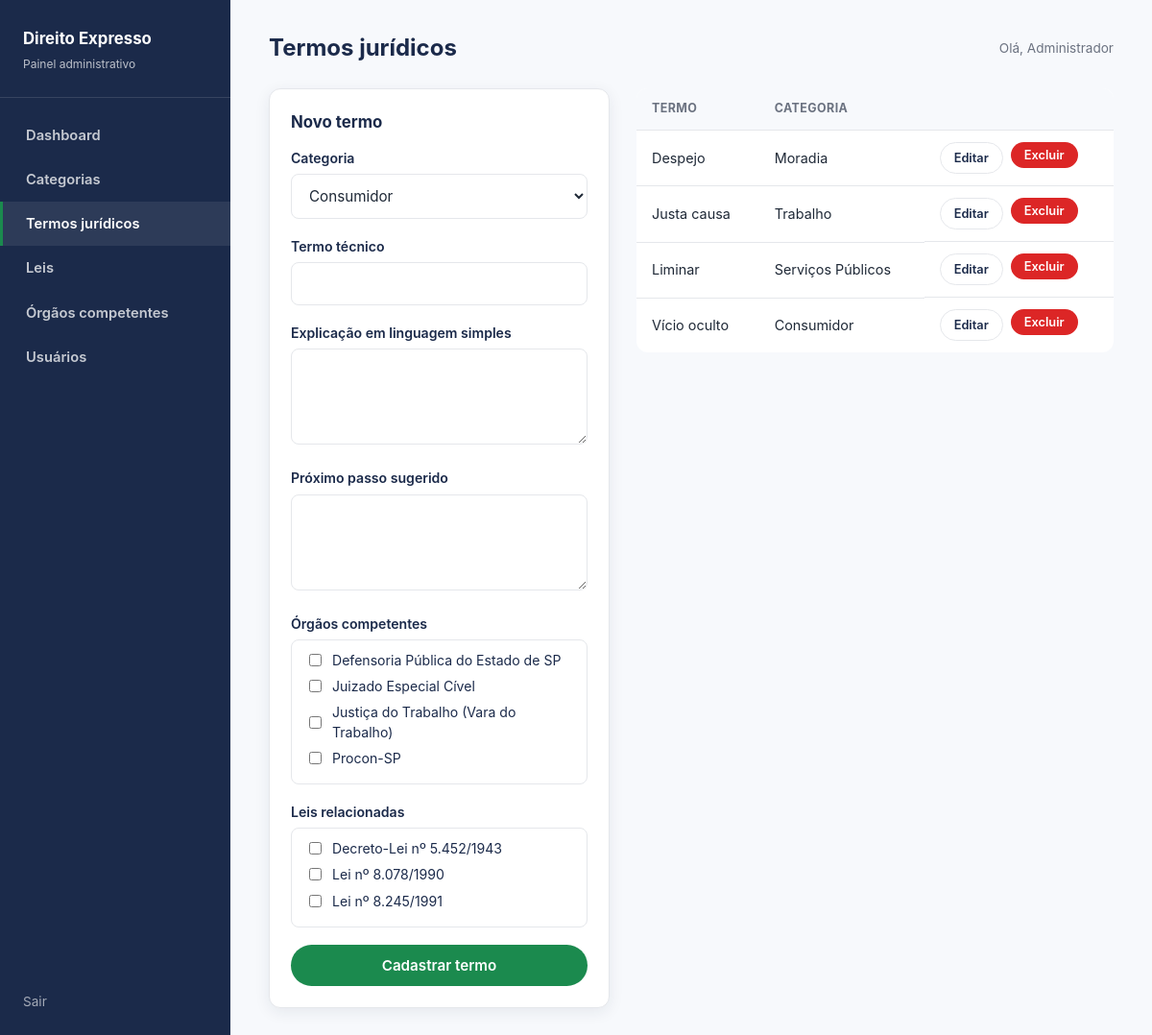
/admin.php?page=termos (signed in), run on the app's committed database.
### tables this page shows
CREATE TABLE OrgaoCompetente (
  idOrgao     INT UNSIGNED AUTO_INCREMENT PRIMARY KEY,
  nome        VARCHAR(150) NOT NULL,
  tipoOrgao   VARCHAR(80)  NULL,
  endereco    VARCHAR(255) NULL,
  telefone    VARCHAR(30)  NULL,
  site        VARCHAR(255) NULL
);

CREATE TABLE Lei (
  idLei           INT UNSIGNED AUTO_INCREMENT PRIMARY KEY,
  idCategoria     INT UNSIGNED NOT NULL,
  numeroLei       VARCHAR(50)  NOT NULL,
  tipoNorma       VARCHAR(50)  NOT NULL COMMENT 'Ex: Lei Federal, Decreto, Constituição',
  ementa          TEXT         NOT NULL,
  dataPublicacao  DATE         NULL,
  CONSTRAINT fk_lei_categoria
    FOREIGN KEY (idCategoria) REFERENCES Categoria(idCategoria)
    ON UPDATE CASCADE ON DELETE RESTRICT
);

CREATE TABLE TermoJuridico (
  idTermo               INT UNSIGNED AUTO_INCREMENT PRIMARY KEY,
  idCategoria           INT UNSIGNED NOT NULL,
  termoTecnico          VARCHAR(150) NOT NULL,
  explicacaoColoquial   TEXT         NOT NULL,
  proxPassoSugerido     TEXT         NULL,
  dataCadastro          DATETIME     NOT NULL DEFAULT CURRENT_TIMESTAMP,
  CONSTRAINT fk_termo_categoria
    FOREIGN KEY (idCategoria) REFERENCES Categoria(idCategoria)
    ON UPDATE CASCADE ON DELETE RESTRICT,
  UNIQUE KEY uq_termo_tecnico (termoTecnico)
);

CREATE TABLE Categoria (
  idCategoria INT UNSIGNED AUTO_INCREMENT PRIMARY KEY,
  nome        VARCHAR(100) NOT NULL,
  descricao   TEXT NULL
);

### app/Core/helpers.php (called while the page is built, shortened)
<?php
function renderView(string $view, array $dados = []): void
{
    extract($dados);
    $caminho = dirname(__DIR__) . '/Views/' . $view . '.php';
    require $caminho;
}
function e(?string $valor): string
{
    return htmlspecialchars($valor ?? '', ENT_QUOTES, 'UTF-8');
}

### app/Controllers/AdminController.php (called while the page is built, shortened)
<?php
class AdminController
{
    public static function termos(): void
    {
        $termoEmEdicao = null;
        $orgaosVinculados = [];
        $leisVinculadas = [];
        renderView('admin/termos', [
            'usuarioLogado' => $_SESSION['admin_nome'] ?? '',
            'termos' => TermoJuridico::all(),
            'categorias' => Categoria::all(),
            'orgaosTodos' => OrgaoCompetente::all(),
            'leisTodas' => Lei::all(),
            'termoEmEdicao' => $termoEmEdicao,
            'orgaosVinculados' => $orgaosVinculados,
            'leisVinculadas' => $leisVinculadas,
            'mensagem' => consumirMensagem(),
        ]);
    }
}

### app/Models/Categoria.php (called while the page is built, shortened)
<?php
class Categoria
{
    public static function all(): array
    {
        return Database::getConnection()
            ->query('SELECT * FROM Categoria ORDER BY nome')
            ->fetchAll();
    }
}

### app/Models/OrgaoCompetente.php (called while the page is built, shortened)
<?php
class OrgaoCompetente
{
    public static function all(): array
    {
        return Database::getConnection()
            ->query('SELECT * FROM OrgaoCompetente ORDER BY nome')
            ->fetchAll();
    }
}

### app/Models/Lei.php (called while the page is built, shortened)
<?php
class Lei
{
    public static function all(): array
    {
        $sql = 'SELECT l.*, c.nome AS categoriaNome
                FROM Lei l
                JOIN Categoria c ON c.idCategoria = l.idCategoria
                ORDER BY l.numeroLei';
        return Database::getConnection()->query($sql)->fetchAll();
    }
}

### app/Models/TermoJuridico.php (called while the page is built, shortened)
<?php
class TermoJuridico
{
    public static function all(): array
    {
        $sql = 'SELECT t.*, c.nome AS categoriaNome
                FROM TermoJuridico t
                JOIN Categoria c ON c.idCategoria = t.idCategoria
                ORDER BY t.termoTecnico';
        return Database::getConnection()->query($sql)->fetchAll();
    }
}

### app/Views/admin/termos.php (the view, shortened to what this page needs)
<?php
$paginaAtiva = 'termos';
$tituloPagina = 'Termos jurídicos';
require __DIR__ . '/partials/layout-topo.php';
?>
<div class="admin-grade-form">
  <div class="card">
    <h2><?= $termoEmEdicao ? 'Editar termo' : 'Novo termo' ?></h2>
    <form action="admin.php?page=termos&amp;acao=<?= $termoEmEdicao ? 'editar' : 'criar' ?>" method="post">
      <div class="campo">
        <label for="idCategoria">Categoria</label>
        <select id="idCategoria" name="idCategoria" required>
          <?php foreach ($categorias as $categoria): ?>
            <option value="<?= (int) $categoria['idCategoria'] ?>" <?= ($termoEmEdicao['idCategoria'] ?? null) == $categoria['idCategoria'] ? 'selected' : '' ?>>
              <?= e($categoria['nome']) ?>
            </option>
          <?php endforeach; ?>
        </select>
      </div>
      <div class="campo">
        <label for="termoTecnico">Termo técnico</label>
        <input type="text" id="termoTecnico" name="termoTecnico" value="<?= e($termoEmEdicao['termoTecnico'] ?? '') ?>" required>
      </div>
      <div class="campo">
        <label for="explicacaoColoquial">Explicação em linguagem simples</label>
        <textarea id="explicacaoColoquial" name="explicacaoColoquial" required><?= e($termoEmEdicao['explicacaoColoquial'] ?? '') ?></textarea>
      </div>
      <div class="campo">
        <label for="proxPassoSugerido">Próximo passo sugerido</label>
        <textarea id="proxPassoSugerido" name="proxPassoSugerido"><?= e($termoEmEdicao['proxPassoSugerido'] ?? '') ?></textarea>
      </div>
      <div class="campo">
        <label>Órgãos competentes</label>
        <div class="checkbox-lista">
          <?php foreach ($orgaosTodos as $orgao): ?>
            <label>
              <input type="checkbox" name="orgaos[]" value="<?= (int) $orgao['idOrgao'] ?>" <?= in_array($orgao['idOrgao'], $orgaosVinculados) ? 'checked' : '' ?>>
              <?= e($orgao['nome']) ?>
            </label>
          <?php endforeach; ?>
        </div>
      </div>
      <div class="campo">
        <label>Leis relacionadas</label>
        <div class="checkbox-lista">
          <?php foreach ($leisTodas as $lei): ?>
            <label>
              <input type="checkbox" name="leis[]" value="<?= (int) $lei['idLei'] ?>" <?= in_array($lei['idLei'], $leisVinculadas) ? 'checked' : '' ?>>
              <?= e($lei['numeroLei']) ?>
            </label>
          <?php endforeach; ?>
        </div>
      </div>
      <button type="submit" class="btn btn-primario btn-bloco"><?= $termoEmEdicao ? 'Salvar alterações' : 'Cadastrar termo' ?></button>
    </form>
  </div>
  <div class="tabela-wrapper">
    <table class="admin-tabela">
      <thead>
        <tr><th>Termo</th><th>Categoria</th><th></th></tr>
      </thead>
      <tbody>
        <?php foreach ($termos as $termo): ?>
          <tr>
            <td><?= e($termo['termoTecnico']) ?></td>
            <td><?= e($termo['categoriaNome']) ?></td>
            <td class="tabela-acoes">
              <a class="btn btn-secundario" href="admin.php?page=termos&amp;acao=editar&amp;id=<?= (int) $termo['idTermo'] ?>">Editar</a>
              <form class="form-excluir" action="admin.php?page=termos&amp;acao=excluir" method="post">
                <button type="submit" class="btn btn-perigo">Excluir</button>
              </form>
            </td>
          </tr>
        <?php endforeach; ?>
      </tbody>
    </table>
  </div>
</div>
<?php require __DIR__ . '/partials/layout-rodape.php'; ?>

### public/admin.php (shortened to what this page needs)
<?php
require_once __DIR__ . '/../app/Core/helpers.php';
require_once __DIR__ . '/../app/Controllers/AdminController.php';
$pagina = $_GET['page'] ?? 'dashboard';
switch ($pagina) {
    case 'termos':
        AdminController::termos();
        break;
}

### app/Views/admin/partials/layout-topo.php (shortened to what this page needs)
<?php
$paginaAtiva = $paginaAtiva ?? 'dashboard';
$usuarioLogado = $usuarioLogado ?? '';
$tituloPagina = $tituloPagina ?? 'Painel';
$itensMenu = [
    'dashboard' => 'Dashboard',
    'categorias' => 'Categorias',
    'termos' => 'Termos jurídicos',
    'leis' => 'Leis',
    'orgaos' => 'Órgãos competentes',
    'usuarios' => 'Usuários',
];
?>
<!DOCTYPE html>
<html lang="pt-BR">
<head>
  <link rel="stylesheet" href="assets/css/base.css">
  <link rel="stylesheet" href="assets/css/admin.css">
</head>
<body>
  <div class="admin-layout">
    <aside class="admin-sidebar">
      <div class="marca">
        <strong>Direito Expresso</strong>
        <span>Painel administrativo</span>
      </div>
      <nav class="admin-nav">
        <?php foreach ($itensMenu as $chave => $rotulo): ?>
          <a href="admin.php?page=<?= $chave ?>" class="<?= $paginaAtiva === $chave ? 'ativo' : '' ?>"><?= $rotulo ?></a>
        <?php endforeach; ?>
      </nav>
      <div class="admin-sair">
        <a href="admin.php?page=logout">Sair</a>
      </div>
    </aside>
    <main class="admin-conteudo">
      <div class="admin-cabecalho">
        <h1><?= e($tituloPagina) ?></h1>
        <div class="admin-usuario">Olá, <?= e($usuarioLogado) ?></div>
      </div>

### app/Views/admin/partials/layout-rodape.php (shortened to what this page needs)
    </main>
  </div>
</body>
</html>

### public/assets/css/base.css (style rules this page uses)
:root { --cor-primaria: #1b8a4e; --cor-primaria-escura: #146b3c; --cor-primaria-clara: #e6f6ec; --cor-secundaria: #1b2a4a; --cor-secundaria-escura: #12203a; --cor-texto: #1f2937; --cor-texto-suave: #6b7280; --cor-fundo: #f7f9fc; --cor-borda: #e5e7eb; --cor-branco: #ffffff; --cor-azul: #2f6fed; --cor-azul-clara: #e8f0fe; --cor-laranja: #f5a524; --cor-laranja-clara: #fdf1dd; --cor-roxo: #7c4dff; --cor-roxo-claro: #efe9ff; --cor-vermelho: #dc2626; --cor-vermelho-clara: #fde8e8; --raio: 12px; --raio-pequeno: 8px; --sombra: 0 4px 16px rgba(20, 32, 58, 0.08); --fonte: -apple-system, "Segoe UI", Roboto, Arial, sans-serif; }
* { box-sizing: border-box; }
html, body { margin: 0; padding: 0; }
body { font-family: var(--fonte); color: var(--cor-texto); background: var(--cor-fundo); line-height: 1.5; }
a { color: inherit; text-decoration: none; }
button { font-family: inherit; cursor: pointer; }
.btn { display: inline-flex; align-items: center; justify-content: center; gap: 8px; padding: 12px 24px; border-radius: 999px; border: none; font-weight: 600; font-size: 0.95rem; transition: transform 0.1s ease, box-shadow 0.1s ease, background 0.15s ease; }
.btn-primario { background: var(--cor-primaria); color: var(--cor-branco); }
.btn-secundario { background: var(--cor-branco); color: var(--cor-secundaria); border: 1px solid var(--cor-borda); }
.btn-perigo { background: var(--cor-vermelho); color: var(--cor-branco); }
.btn-bloco { width: 100%; }
.card { background: var(--cor-branco); border: 1px solid var(--cor-borda); border-radius: var(--raio); box-shadow: var(--sombra); }
label { display: block; font-weight: 600; font-size: 0.88rem; margin-bottom: 6px; color: var(--cor-secundaria); }
.campo { margin-bottom: 18px; }
input[type="text"], input[type="email"], input[type="password"], input[type="tel"], input[type="date"], input[type="search"], select, textarea { width: 100%; padding: 12px 14px; border-radius: var(--raio-pequeno); border: 1px solid var(--cor-borda); font-size: 0.95rem; font-family: inherit; background: var(--cor-branco); color: var(--cor-texto); }
textarea { resize: vertical; min-height: 100px; }

### data on the page
orgaocompetente: nome "Defensoria Pública do Estado de SP"
orgaocompetente: nome "Juizado Especial Cível"
orgaocompetente: nome "Justiça do Trabalho (Vara do Trabalho)"
orgaocompetente: nome "Procon-SP"
lei: numeroLei "Decreto-Lei nº 5.452/1943"
lei: numeroLei "Lei nº 8.078/1990"
lei: numeroLei "Lei nº 8.245/1991"
termojuridico: termoTecnico "Despejo", idCategoria.nome "Moradia"
termojuridico: termoTecnico "Justa causa", idCategoria.nome "Trabalho"
termojuridico: termoTecnico "Liminar", idCategoria.nome "Serviços Públicos"
termojuridico: termoTecnico "Vício oculto", idCategoria.nome "Consumidor"

### other printed values
$rotulo "Dashboard"
$rotulo "Categorias"
$rotulo "Termos jurídicos"
$rotulo "Leis"
$rotulo "Órgãos competentes"
$rotulo "Usuários"
$tituloPagina "Termos jurídicos"
$usuarioLogado "Administrador"
form field idCategoria "Consumidor"
